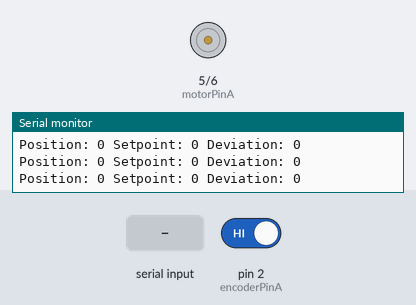
Simulated run of this sketch. Board: Arduino Uno, built with avr-gcc and run on an emulated ATmega328P. Shown: motor-driver pin pairs drawn as motors (green arrow = first pin HIGH = forward, orange = second pin HIGH = backward, longer = more drive), the last lines printed to the serial monitor. The inputs (shaded band) are chosen by the test bench; at power-on: pin 2 (encoderPinA) HIGH.

Above: at 1.2 s.
1.3 s: "90,45\n" received over Serial
At 1.8 s:
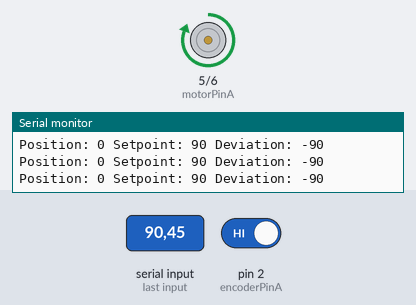
Timing chart, 0 to 4.3 s (numbered marks = the images above; inputs shaded):
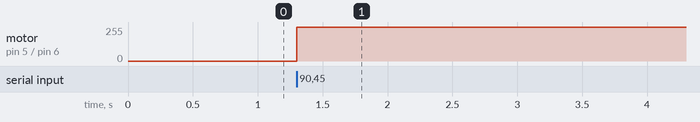

Measured:
- after the input at 1.3 s, motor on pin 5 (motorPinA) / pin 6 (motorPinB): stopped → forward 255/255 at once

The sketch:

JGA25EncoderMx1508GotoPositionPregulator.ino
```cpp
#include <util/atomic.h>
const int encoderPinA = 2;         // Encoder pin A (interrupt pin)
const int encoderPinB = 3;         // Encoder pin B
const int motorPinA = 5;           // MX1508 IN1
const int motorPinB = 6;           // MX1508 IN2
const int acceptedDeviation = 12;  // Accepted deviation for stopping the motor


volatile long interruptPosition = 0;  // Specify position as volatile
long position = 0;
long setpoint = 0;
unsigned long currentMillis, previousMillis = 0;
bool newSetpointReceived = false;

void setup() {
  Serial.begin(115200);
  pinMode(encoderPinA, INPUT);
  pinMode(encoderPinB, INPUT);
  pinMode(motorPinA, OUTPUT);
  pinMode(motorPinB, OUTPUT);
  attachInterrupt(digitalPinToInterrupt(encoderPinA), readEncoder, RISING);
  Serial.print("Enter positoin in numberr of encoder ticks:");
}

void loop() {
  currentMillis = millis();
  ATOMIC_BLOCK(ATOMIC_RESTORESTATE) {
    position = interruptPosition;
  }

  if (Serial.available() > 0) {
    String input = Serial.readStringUntil('\n');
    if (input.length() > 0) {
      setpoint = input.toInt();
      newSetpointReceived = true;
      Serial.print("Setpoint: ");
      Serial.println(setpoint);
    }
  }

  if (currentMillis - previousMillis >= 70) {
    Serial.print("Position: ");
    Serial.print(position);
    Serial.print(" Setpoint: ");
    Serial.print(setpoint);
    Serial.print(" Deviation: ");
    Serial.println(position - setpoint);
    previousMillis = currentMillis;
  }

  if (newSetpointReceived) {
    setForwardOrBackward();
  }
}

void setForwardOrBackward() {
  int deviation = position - setpoint;
  if (deviation < 0) {
    //Serial.print("Forward ");
    analogWrite(motorPinA, 255);  // Move Backward
    analogWrite(motorPinB, LOW);
  } else {
    //Serial.print("Backward ");
    analogWrite(motorPinB, 255);  // Move Forward
    analogWrite(motorPinA, LOW);
  }
}

void readEncoder() {
  int encoderB = digitalRead(encoderPinB);
  if (encoderB > 0) {
    interruptPosition++;
  } else {
    interruptPosition--;
  }
}
```
